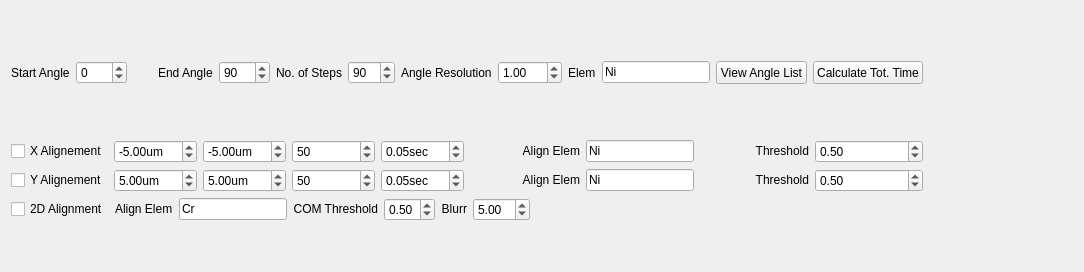
          <widget class="QWidget" name="tabWidget_2Page2">
           <attribute name="title">
            <string>Tomography</string>
           </attribute>
           <layout class="QGridLayout" name="gridLayout_52">
            <item row="0" column="0">
             <layout class="QGridLayout" name="gridLayout_45">
              <item row="0" column="0">
               <layout class="QGridLayout" name="gridLayout_40">
                <property name="topMargin">
                 <number>50</number>
                </property>
                <property name="rightMargin">
                 <number>150</number>
                </property>
                <item row="0" column="0">
                 <layout class="QHBoxLayout" name="horizontalLayout_47">
                  <item>
                   <layout class="QHBoxLayout" name="horizontalLayout_15">
                    <item>
                     <widget class="QLabel" name="label_40">
                      <property name="text">
                       <string>Start Angle</string>
                      </property>
                     </widget>
                    </item>
                    <item>
                     <widget class="QSpinBox" name="sb_tomo_start_angle">
                      <property name="sizePolicy">
                       <sizepolicy hsizetype="Preferred" vsizetype="Fixed">
                        <horstretch>0</horstretch>
                        <verstretch>0</verstretch>
                       </sizepolicy>
                      </property>
                      <property name="minimum">
                       <number>-120</number>
                      </property>
                      <property name="maximum">
                       <number>120</number>
                      </property>
                     </widget>
                    </item>
                   </layout>
                  </item>
                  <item>
                   <layout class="QHBoxLayout" name="horizontalLayout_26">
                    <property name="leftMargin">
                     <number>25</number>
                    </property>
                    <item>
                     <widget class="QLabel" name="label_50">
                      <property name="text">
                       <string>End Angle</string>
                      </property>
                     </widget>
                    </item>
                    <item>
                     <widget class="QSpinBox" name="sb_tomo_end_angle">
                      <property name="sizePolicy">
                       <sizepolicy hsizetype="Preferred" vsizetype="Fixed">
                        <horstretch>0</horstretch>
                        <verstretch>0</verstretch>
                       </sizepolicy>
                      </property>
                      <property name="minimum">
                       <number>-120</number>
                      </property>
                      <property name="maximum">
                       <number>120</number>
                      </property>
                      <property name="value">
                       <number>90</number>
                      </property>
                     </widget>
                    </item>
                   </layout>
                  </item>
                  <item>
                   <layout class="QHBoxLayout" name="horizontalLayout_31">
                    <property name="leftMargin">
                     <number>0</number>
                    </property>
                    <property name="rightMargin">
                     <number>0</number>
                    </property>
                    <item>
                     <widget class="QLabel" name="label_60">
                      <property name="text">
                       <string>No. of Steps</string>
                      </property>
                      <property name="alignment">
                       <set>Qt::AlignRight|Qt::AlignTrailing|Qt::AlignVCenter</set>
                      </property>
                     </widget>
                    </item>
                    <item>
                     <widget class="QSpinBox" name="sb_tomo_steps">
                      <property name="sizePolicy">
                       <sizepolicy hsizetype="Preferred" vsizetype="Fixed">
                        <horstretch>0</horstretch>
                        <verstretch>0</verstretch>
                       </sizepolicy>
                      </property>
                      <property name="maximum">
                       <number>500</number>
                      </property>
                      <property name="value">
                       <number>90</number>
                      </property>
                     </widget>
                    </item>
                   </layout>
                  </item>
                  <item>
                   <widget class="QLabel" name="label_86">
                    <property name="text">
                     <string>Angle Resolution</string>
                    </property>
                   </widget>
                  </item>
                  <item>
                   <widget class="QDoubleSpinBox" name="dsb_tomo_angle_res">
                    <property name="sizePolicy">
                     <sizepolicy hsizetype="Preferred" vsizetype="Fixed">
                      <horstretch>0</horstretch>
                      <verstretch>0</verstretch>
                     </sizepolicy>
                    </property>
                    <property name="maximum">
                     <double>100.000000000000000</double>
                    </property>
                    <property name="value">
                     <double>1.000000000000000</double>
                    </property>
                   </widget>
                  </item>
                 </layout>
                </item>
                <item row="0" column="4">
                 <widget class="QPushButton" name="pb_tomo_tot_time">
                  <property name="sizePolicy">
                   <sizepolicy hsizetype="Minimum" vsizetype="Preferred">
                    <horstretch>0</horstretch>
                    <verstretch>0</verstretch>
                   </sizepolicy>
                  </property>
                  <property name="text">
                   <string>Calculate Tot. Time</string>
                  </property>
                 </widget>
                </item>
                <item row="0" column="3">
                 <widget class="QPushButton" name="pb_view_tomo_angle">
                  <property name="sizePolicy">
                   <sizepolicy hsizetype="Preferred" vsizetype="Preferred">
                    <horstretch>0</horstretch>
                    <verstretch>0</verstretch>
                   </sizepolicy>
                  </property>
                  <property name="text">
                   <string>View Angle List</string>
                  </property>
                 </widget>
                </item>
                <item row="0" column="2">
                 <widget class="QLineEdit" name="lineEdit_3">
                  <property name="text">
                   <string>Ni</string>
                  </property>
                 </widget>
                </item>
                <item row="0" column="1">
                 <widget class="QLabel" name="label_43">
                  <property name="text">
                   <string>Elem</string>
                  </property>
                 </widget>
                </item>
               </layout>
              </item>
              <item row="1" column="0">
               <layout class="QGridLayout" name="gridLayout_43">
                <item row="0" column="0">
                 <layout class="QHBoxLayout" name="horizontalLayout_33">
                  <property name="topMargin">
                   <number>50</number>
                  </property>
                  <property name="rightMargin">
                   <number>150</number>
                  </property>
                  <item>
                   <layout class="QVBoxLayout" name="verticalLayout_37">
                    <item>
                     <layout class="QHBoxLayout" name="horizontalLayout_34">
                      <item>
                       <widget class="QCheckBox" name="x_align_tomo">
                        <property name="text">
                         <string>X Alignement</string>
                        </property>
                       </widget>
                      </item>
                      <item>
                       <widget class="QDoubleSpinBox" name="x_align_start_tomo">
                        <property name="sizePolicy">
                         <sizepolicy hsizetype="Preferred" vsizetype="Fixed">
                          <horstretch>0</horstretch>
                          <verstretch>0</verstretch>
                         </sizepolicy>
                        </property>
                        <property name="toolTip">
                         <string>scan range entry</string>
                        </property>
                        <property name="prefix">
                         <string notr="true"/>
                        </property>
                        <property name="suffix">
                         <string>um</string>
                        </property>
                        <property name="minimum">
                         <double>-15.000000000000000</double>
                        </property>
                        <property name="maximum">
                         <double>15.000000000000000</double>
                        </property>
                        <property name="singleStep">
                         <double>1.000000000000000</double>
                        </property>
                        <property name="value">
                         <double>-5.000000000000000</double>
                        </property>
                       </widget>
                      </item>
                      <item>
                       <widget class="QDoubleSpinBox" name="x_align_end_tomo">
                        <property name="enabled">
                         <bool>true</bool>
                        </property>
                        <property name="sizePolicy">
                         <sizepolicy hsizetype="Preferred" vsizetype="Fixed">
                          <horstretch>0</horstretch>
                          <verstretch>0</verstretch>
                         </sizepolicy>
                        </property>
                        <property name="toolTip">
                         <string>scan range entry</string>
                        </property>
                        <property name="prefix">
                         <string notr="true"/>
                        </property>
                        <property name="suffix">
                         <string>um</string>
                        </property>
                        <property name="minimum">
                         <double>-15.000000000000000</double>
                        </property>
                        <property name="maximum">
                         <double>15.000000000000000</double>
                        </property>
                        <property name="singleStep">
                         <double>1.000000000000000</double>
                        </property>
                        <property name="value">
                         <double>-5.000000000000000</double>
                        </property>
                       </widget>
                      </item>
                      <item>
                       <widget class="QSpinBox" name="x_align_steps_tomo">
                        <property name="sizePolicy">
                         <sizepolicy hsizetype="Preferred" vsizetype="Fixed">
                          <horstretch>0</horstretch>
                          <verstretch>0</verstretch>
                         </sizepolicy>
                        </property>
                        <property name="toolTip">
                         <string>first motor steps</string>
                        </property>
                        <property name="minimum">
                         <number>1</number>
                        </property>
                        <property name="maximum">
                         <number>1000</number>
                        </property>
                        <property name="singleStep">
                         <number>10</number>
                        </property>
                        <property name="value">
                         <number>50</number>
                        </property>
                       </widget>
                      </item>
                      <item>
                       <widget class="QDoubleSpinBox" name="x_align_dwell_tomo">
                        <property name="sizePolicy">
                         <sizepolicy hsizetype="Preferred" vsizetype="Fixed">
                          <horstretch>0</horstretch>
                          <verstretch>0</verstretch>
                         </sizepolicy>
                        </property>
                        <property name="toolTip">
                         <string>exposure time per point</string>
                        </property>
                        <property name="prefix">
                         <string/>
                        </property>
                        <property name="suffix">
                         <string notr="true">sec</string>
                        </property>
                        <property name="minimum">
                         <double>0.000000000000000</double>
                        </property>
                        <property name="maximum">
                         <double>0.500000000000000</double>
                        </property>
                        <property name="singleStep">
                         <double>0.010000000000000</double>
                        </property>
                        <property name="value">
                         <double>0.050000000000000</double>
                        </property>
                       </widget>
                      </item>
                     </layout>
                    </item>
                    <item>
                     <layout class="QHBoxLayout" name="horizontalLayout_40">
                      <item>
                       <widget class="QCheckBox" name="cb_y_align_tomo">
                        <property name="text">
                         <string>Y Alignement</string>
                        </property>
                       </widget>
                      </item>
                      <item>
                       <widget class="QDoubleSpinBox" name="y_align_start_tomo">
                        <property name="sizePolicy">
                         <sizepolicy hsizetype="Preferred" vsizetype="Fixed">
                          <horstretch>0</horstretch>
                          <verstretch>0</verstretch>
                         </sizepolicy>
                        </property>
                        <property name="toolTip">
                         <string>scan range entry</string>
                        </property>
                        <property name="suffix">
                         <string notr="true">um</string>
                        </property>
                        <property name="minimum">
                         <double>-15.000000000000000</double>
                        </property>
                        <property name="maximum">
                         <double>15.000000000000000</double>
                        </property>
                        <property name="singleStep">
                         <double>1.000000000000000</double>
                        </property>
                        <property name="value">
                         <double>5.000000000000000</double>
                        </property>
                       </widget>
                      </item>
                      <item>
                       <widget class="QDoubleSpinBox" name="y_align_end_tomo">
                        <property name="sizePolicy">
                         <sizepolicy hsizetype="Preferred" vsizetype="Fixed">
                          <horstretch>0</horstretch>
                          <verstretch>0</verstretch>
                         </sizepolicy>
                        </property>
                        <property name="toolTip">
                         <string>scan range entry</string>
                        </property>
                        <property name="suffix">
                         <string notr="true">um</string>
                        </property>
                        <property name="minimum">
                         <double>-15.000000000000000</double>
                        </property>
                        <property name="maximum">
                         <double>15.000000000000000</double>
                        </property>
                        <property name="singleStep">
                         <double>1.000000000000000</double>
                        </property>
                        <property name="value">
                         <double>5.000000000000000</double>
                        </property>
                       </widget>
                      </item>
                      <item>
                       <widget class="QSpinBox" name="y_align_steps_tomo">
                        <property name="sizePolicy">
                         <sizepolicy hsizetype="Preferred" vsizetype="Fixed">
                          <horstretch>0</horstretch>
                          <verstretch>0</verstretch>
                         </sizepolicy>
                        </property>
                        <property name="toolTip">
                         <string>first motor steps</string>
                        </property>
                        <property name="minimum">
                         <number>1</number>
                        </property>
                        <property name="maximum">
                         <number>1000</number>
                        </property>
                        <property name="singleStep">
                         <number>10</number>
                        </property>
                        <property name="value">
                         <number>50</number>
                        </property>
                       </widget>
                      </item>
                      <item>
                       <widget class="QDoubleSpinBox" name="y_align_dwell_tomo">
                        <property name="sizePolicy">
                         <sizepolicy hsizetype="Preferred" vsizetype="Fixed">
                          <horstretch>0</horstretch>
                          <verstretch>0</verstretch>
                         </sizepolicy>
                        </property>
                        <property name="toolTip">
                         <string>exposure time per point</string>
                        </property>
                        <property name="prefix">
                         <string/>
                        </property>
                        <property name="suffix">
                         <string notr="true">sec</string>
                        </property>
                        <property name="minimum">
                         <double>0.000000000000000</double>
                        </property>
                        <property name="maximum">
                         <double>0.500000000000000</double>
                        </property>
                        <property name="singleStep">
                         <double>0.010000000000000</double>
                        </property>
                        <property name="value">
                         <double>0.050000000000000</double>
                        </property>
                       </widget>
                      </item>
                     </layout>
                    </item>
                   </layout>
                  </item>
                  <item>
                   <layout class="QVBoxLayout" name="verticalLayout_38">
                    <item>
                     <layout class="QHBoxLayout" name="horizontalLayout_41">
                      <item>
                       <layout class="QHBoxLayout" name="horizontalLayout_42">
                        <item>
                         <widget class="QLabel" name="label_61">
                          <property name="sizePolicy">
                           <sizepolicy hsizetype="Preferred" vsizetype="Fixed">
                            <horstretch>0</horstretch>
                            <verstretch>0</verstretch>
                           </sizepolicy>
                          </property>
                          <property name="text">
                           <string>Align Elem</string>
                          </property>
                          <property name="alignment">
                           <set>Qt::AlignRight|Qt::AlignTrailing|Qt::AlignVCenter</set>
                          </property>
                         </widget>
                        </item>
                        <item>
                         <widget class="QLineEdit" name="x_align_elem_tomo">
                          <property name="sizePolicy">
                           <sizepolicy hsizetype="Fixed" vsizetype="Fixed">
                            <horstretch>0</horstretch>
                            <verstretch>0</verstretch>
                           </sizepolicy>
                          </property>
                          <property name="text">
                           <string>Ni</string>
                          </property>
                         </widget>
                        </item>
                       </layout>
                      </item>
                      <item>
                       <layout class="QHBoxLayout" name="horizontalLayout_43">
                        <item>
                         <widget class="QLabel" name="label_70">
                          <property name="sizePolicy">
                           <sizepolicy hsizetype="Preferred" vsizetype="Fixed">
                            <horstretch>0</horstretch>
                            <verstretch>0</verstretch>
                           </sizepolicy>
                          </property>
                          <property name="text">
                           <string>Threshold</string>
                          </property>
                          <property name="alignment">
                           <set>Qt::AlignRight|Qt::AlignTrailing|Qt::AlignVCenter</set>
                          </property>
                         </widget>
                        </item>
                        <item>
                         <widget class="QDoubleSpinBox" name="align_x_threshold_tomo">
                          <property name="sizePolicy">
                           <sizepolicy hsizetype="Minimum" vsizetype="Fixed">
                            <horstretch>0</horstretch>
                            <verstretch>0</verstretch>
                           </sizepolicy>
                          </property>
                          <property name="minimum">
                           <double>0.010000000000000</double>
                          </property>
                          <property name="maximum">
                           <double>1.000000000000000</double>
                          </property>
                          <property name="value">
                           <double>0.500000000000000</double>
                          </property>
                         </widget>
                        </item>
                       </layout>
                      </item>
                     </layout>
                    </item>
                    <item>
                     <layout class="QHBoxLayout" name="horizontalLayout_44">
                      <item>
                       <layout class="QHBoxLayout" name="horizontalLayout_45">
                        <item>
                         <widget class="QLabel" name="label_73">
                          <property name="sizePolicy">
                           <sizepolicy hsizetype="Preferred" vsizetype="Fixed">
                            <horstretch>0</horstretch>
                            <verstretch>0</verstretch>
                           </sizepolicy>
                          </property>
                          <property name="text">
                           <string>Align Elem</string>
                          </property>
                          <property name="alignment">
                           <set>Qt::AlignRight|Qt::AlignTrailing|Qt::AlignVCenter</set>
                          </property>
                         </widget>
                        </item>
                        <item>
                         <widget class="QLineEdit" name="y_align_elem_tomo">
                          <property name="sizePolicy">
                           <sizepolicy hsizetype="Fixed" vsizetype="Fixed">
                            <horstretch>0</horstretch>
                            <verstretch>0</verstretch>
                           </sizepolicy>
                          </property>
                          <property name="text">
                           <string>Ni</string>
                          </property>
                         </widget>
                        </item>
                       </layout>
                      </item>
                      <item>
                       <layout class="QHBoxLayout" name="horizontalLayout_46">
                        <item>
                         <widget class="QLabel" name="label_82">
                          <property name="sizePolicy">
                           <sizepolicy hsizetype="Preferred" vsizetype="Fixed">
                            <horstretch>0</horstretch>
                            <verstretch>0</verstretch>
                           </sizepolicy>
                          </property>
                          <property name="text">
                           <string>Threshold</string>
                          </property>
                          <property name="alignment">
                           <set>Qt::AlignRight|Qt::AlignTrailing|Qt::AlignVCenter</set>
                          </property>
                         </widget>
                        </item>
                        <item>
                         <widget class="QDoubleSpinBox" name="align_y_threshold_tomo">
                          <property name="sizePolicy">
                           <sizepolicy hsizetype="Minimum" vsizetype="Fixed">
                            <horstretch>0</horstretch>
                            <verstretch>0</verstretch>
                           </sizepolicy>
                          </property>
                          <property name="minimum">
                           <double>0.010000000000000</double>
                          </property>
                          <property name="maximum">
                           <double>1.000000000000000</double>
                          </property>
                          <property name="value">
                           <double>0.500000000000000</double>
                          </property>
                         </widget>
                        </item>
                       </layout>
                      </item>
                     </layout>
                    </item>
                   </layout>
                  </item>
                 </layout>
                </item>
                <item row="1" column="0">
                 <layout class="QHBoxLayout" name="horizontalLayout_50">
                  <item>
                   <widget class="QCheckBox" name="cb_2d_align_tomo">
                    <property name="text">
                     <string>2D Alignment</string>
                    </property>
                   </widget>
                  </item>
                  <item>
                   <layout class="QHBoxLayout" name="horizontalLayout_51">
                    <item>
                     <widget class="QLabel" name="label_85">
                      <property name="sizePolicy">
                       <sizepolicy hsizetype="Preferred" vsizetype="Fixed">
                        <horstretch>0</horstretch>
                        <verstretch>0</verstretch>
                       </sizepolicy>
                      </property>
                      <property name="text">
                       <string>Align Elem</string>
                      </property>
                     </widget>
                    </item>
                    <item>
                     <widget class="QLineEdit" name="cb_2d_align_elem_tomo">
                      <property name="sizePolicy">
                       <sizepolicy hsizetype="Fixed" vsizetype="Fixed">
                        <horstretch>0</horstretch>
                        <verstretch>0</verstretch>
                       </sizepolicy>
                      </property>
                      <property name="text">
                       <string>Cr</string>
                      </property>
                     </widget>
                    </item>
                   </layout>
                  </item>
                  <item>
                   <layout class="QHBoxLayout" name="horizontalLayout_48">
                    <item>
                     <widget class="QLabel" name="label_83">
                      <property name="sizePolicy">
                       <sizepolicy hsizetype="Preferred" vsizetype="Fixed">
                        <horstretch>0</horstretch>
                        <verstretch>0</verstretch>
                       </sizepolicy>
                      </property>
                      <property name="text">
                       <string>COM Threshold</string>
                      </property>
                      <property name="alignment">
                       <set>Qt::AlignRight|Qt::AlignTrailing|Qt::AlignVCenter</set>
                      </property>
                     </widget>
                    </item>
                    <item>
                     <widget class="QDoubleSpinBox" name="cb_2d_align_thres_tomo">
                      <property name="sizePolicy">
                       <sizepolicy hsizetype="Minimum" vsizetype="Fixed">
                        <horstretch>0</horstretch>
                        <verstretch>0</verstretch>
                       </sizepolicy>
                      </property>
                      <property name="minimum">
                       <double>0.010000000000000</double>
                      </property>
                      <property name="maximum">
                       <double>1.000000000000000</double>
                      </property>
                      <property name="value">
                       <double>0.500000000000000</double>
                      </property>
                     </widget>
                    </item>
                   </layout>
                  </item>
                  <item>
                   <layout class="QHBoxLayout" name="horizontalLayout_49">
                    <item>
                     <widget class="QLabel" name="label_84">
                      <property name="sizePolicy">
                       <sizepolicy hsizetype="Preferred" vsizetype="Fixed">
                        <horstretch>0</horstretch>
                        <verstretch>0</verstretch>
                       </sizepolicy>
                      </property>
                      <property name="text">
                       <string>Blurr</string>
                      </property>
                      <property name="alignment">
                       <set>Qt::AlignRight|Qt::AlignTrailing|Qt::AlignVCenter</set>
                      </property>
                     </widget>
                    </item>
                    <item>
                     <widget class="QDoubleSpinBox" name="cb_2d_align_blurr_tomo">
                      <property name="sizePolicy">
                       <sizepolicy hsizetype="Minimum" vsizetype="Fixed">
                        <horstretch>0</horstretch>
                        <verstretch>0</verstretch>
                       </sizepolicy>
                      </property>
                      <property name="minimum">
                       <double>0.000000000000000</double>
                      </property>
                      <property name="maximum">
                       <double>10.000000000000000</double>
                      </property>
                      <property name="value">
                       <double>5.000000000000000</double>
                      </property>
                     </widget>
                    </item>
                    <item>
                     <spacer name="horizontalSpacer_5">
                      <property name="orientation">
                       <enum>Qt::Horizontal</enum>
                      </property>
                      <property name="sizeHint" stdset="0">
                       <size>
                        <width>40</width>
                        <height>20</height>
                       </size>
                      </property>
                     </spacer>
                    </item>
                   </layout>
                  </item>
                 </layout>
                </item>
               </layout>
              </item>
             </layout>
            </item>
            <item row="1" column="0">
             <spacer name="verticalSpacer_9">
              <property name="orientation">
               <enum>Qt::Vertical</enum>
              </property>
              <property name="sizeHint" stdset="0">
               <size>
                <width>20</width>
                <height>40</height>
               </size>
              </property>
             </spacer>
            </item>
           </layout>
          </widget>
